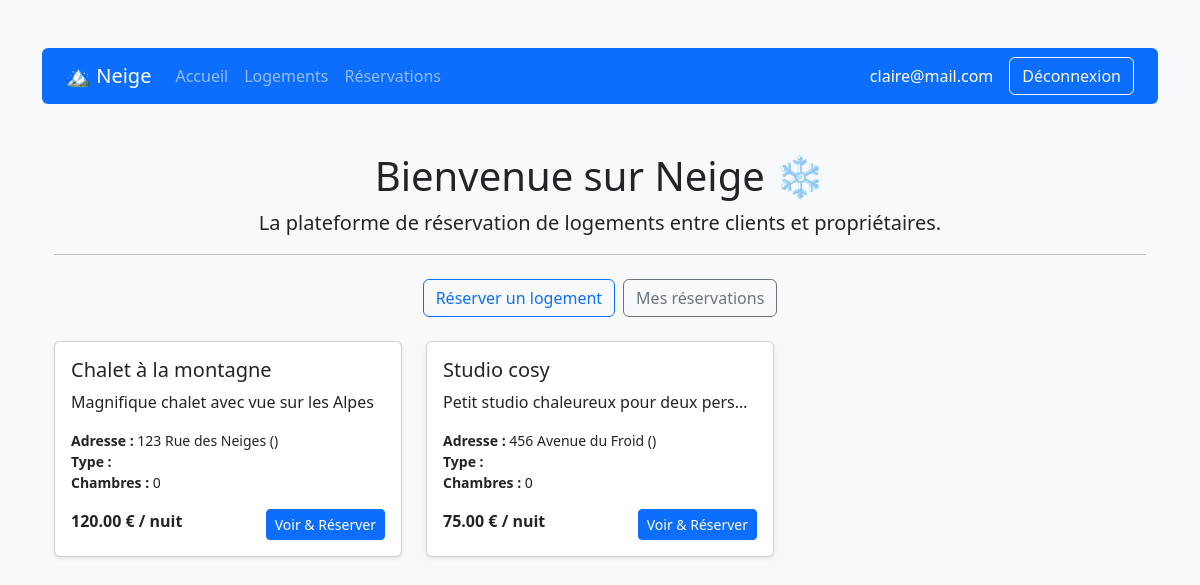
The app's page /index.php?page=1 (signed in) with its own data.
### tables this page shows
CREATE TABLE logements (
    id INT AUTO_INCREMENT PRIMARY KEY,
    proprietaire_id INT,
    titre VARCHAR(255),
    description TEXT,
    adresse VARCHAR(255),
    prix_par_nuit DECIMAL(10, 2),
    disponible BOOLEAN DEFAULT TRUE,
    FOREIGN KEY (proprietaire_id) REFERENCES user(id)
);

### modele/modele.class.php (called while the page is built, shortened)
<?php
class Modele {
    private $pdo;
    public function __construct() {
        try {
            $this->pdo = new PDO("mysql:host=localhost;dbname=neige", "root", "");
            $this->pdo->setAttribute(PDO::ATTR_ERRMODE, PDO::ERRMODE_EXCEPTION);
        } catch (PDOException $exp) {
            echo "Erreur de connexion à la BDD : " . $exp->getMessage();
        }
    }
    public function selectAllLogements($prix_max = null, $adresse = null, $disponible = null, $recherche = null) {
        $sql = "SELECT * FROM logements WHERE 1=1";
        $params = [];
        $stmt = $this->pdo->prepare($sql);
        $stmt->execute($params);
        return $stmt->fetchAll();
    }
}
?>

### controleur/controleur.class.php (called while the page is built, shortened)
<?php
require_once("modele/modele.class.php");
class Controleur {
    private $unModele;
    public function __construct() {
        $this->unModele = new Modele();
    }
    public function getLogements() {
        return $this->unModele->selectAllLogements();
    }
}
?>

### home.php (the view, shortened to what this page needs)
<?php
require_once("controleur/controleur.class.php");
$unControleur = new Controleur();
$logements = $unControleur->getLogements();
?>
<div class="container my-5">
  <div class="text-center mb-4">
    <h1>Bienvenue sur Neige <span class="snowflake">❄️</span></h1>
    <p class="lead">La plateforme de réservation de logements entre clients et propriétaires.</p>
    <hr>
  </div>
  <div class="d-flex justify-content-center mb-4">
    <a href="index.php?page=2" class="btn btn-outline-primary me-2">Réserver un logement</a>
    <a href="index.php?page=3" class="btn btn-outline-secondary">Mes réservations</a>
  </div>
  <div class="row">
    <?php if (empty($logements)): ?>
      <div class="col-12">
        <div class="alert alert-info text-center">Aucun logement disponible pour le moment.</div>
      </div>
    <?php else: ?>
      <?php foreach ($logements as $logement): ?>
        <div class="col-md-4 mb-4">
          <div class="card h-100 shadow-sm">
            <div class="card-body d-flex flex-column">
              <h5 class="card-title"><?= htmlspecialchars($logement['titre'] ?? '') ?></h5>
              <p class="card-text text-truncate"><?= htmlspecialchars($logement['description'] ?? '') ?></p>
              <ul class="list-unstyled small mb-3">
                <li><strong>Adresse :</strong> <?= htmlspecialchars($logement['adresse'] ?? '') ?> (<?= htmlspecialchars($logement['code_postal'] ?? '') ?>)</li>
                <li><strong>Type :</strong> <?= htmlspecialchars($logement['type_logement'] ?? '') ?></li>
                <li><strong>Chambres :</strong> <?= (int)($logement['nb_chambres'] ?? 0) ?></li>
              </ul>
              <div class="mt-auto">
                <span class="fw-bold"><?= number_format((float)($logement['prix_par_nuit'] ?? 0), 2) ?> € / nuit</span>
                <a href="index.php?page=2" class="btn btn-primary btn-sm float-end">Voir & Réserver</a>
              </div>
            </div>
          </div>
        </div>
      <?php endforeach; ?>
    <?php endif; ?>
  </div>
</div>

### index.php (shortened to what this page needs)
<?php
require_once("controleur/controleur.class.php");
?>
<!DOCTYPE html>
<html lang="fr">
<head>
    <link href="https://cdn.jsdelivr.net/npm/bootstrap@5.3.2/dist/css/bootstrap.min.css" rel="stylesheet">
</head>
<body class="bg-light">
<div class="container my-5">
<?php
if (!isset($_SESSION['email'])) {
    if (isset($erreur)) {
        echo "<div class='alert alert-danger text-center'>$erreur</div>";
    }
    if (isset($success)) {
        echo "<div class='alert alert-success text-center'>$success</div>";
    }
    if (isset($_GET['action']) && $_GET['action'] == 'inscription') {
        require_once("vue/vue_inscription.php");
    } else {
        require_once("vue/vue_connexion.php");
    }
} else {
    echo '
        <nav class="navbar navbar-expand-lg navbar-dark bg-primary rounded mb-4 px-4">
            <a class="navbar-brand" href="index.php?page=1">🏔️ Neige</a>
            <div class="collapse navbar-collapse">
                <ul class="navbar-nav me-auto">
                    <li class="nav-item"><a class="nav-link" href="index.php?page=1">Accueil</a></li>
                    <li class="nav-item"><a class="nav-link" href="index.php?page=2">Logements</a></li>
                    <li class="nav-item"><a class="nav-link" href="index.php?page=3">Réservations</a></li>
                </ul>
                <span class="navbar-text text-white me-3">'.$_SESSION['email'].'</span>
                <a class="btn btn-outline-light" href="index.php?page=4">Déconnexion</a>
            </div>
        </nav>
    ';
    $page = $_GET['page'] ?? 1;
    switch ($page) {
        case 1: require_once("home.php"); break;
    }
}
?>
</div>
</body>
</html>

### records on screen
logements: titre "Chalet à la montagne", description "Magnifique chalet avec vue sur les Alpes", adresse "123 Rue des Neiges", nb_chambres "0", prix_par_nuit "120.00"
logements: titre "Studio cosy", description "Petit studio chaleureux pour deux pers…", adresse "456 Avenue du Froid", nb_chambres "0", prix_par_nuit "75.00"

### other values on screen
$_SESSION['email'] "claire@mail.com"
